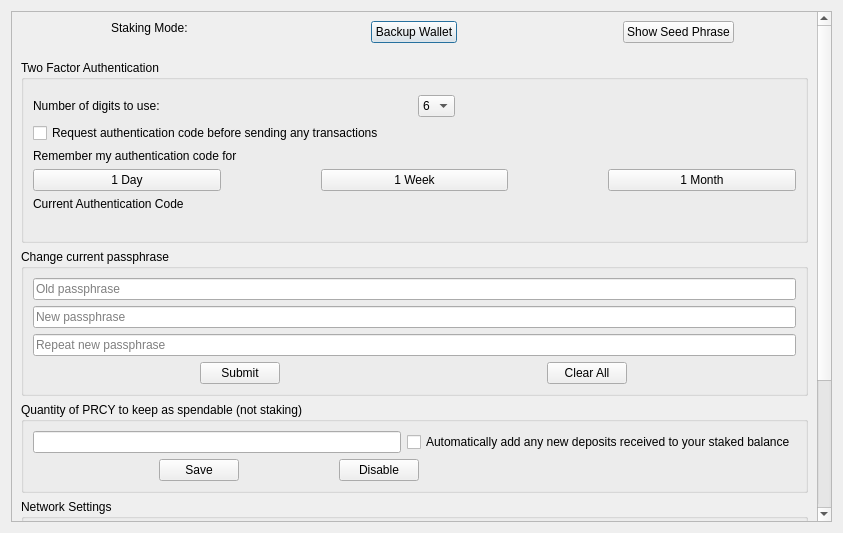
<?xml version="1.0" encoding="UTF-8"?>
<ui version="4.0">
 <class>OptionsPage</class>
 <widget class="QDialog" name="OptionsPage">
  <property name="geometry">
   <rect>
    <x>0</x>
    <y>0</y>
    <width>843</width>
    <height>533</height>
   </rect>
  </property>
  <property name="sizePolicy">
   <sizepolicy hsizetype="Preferred" vsizetype="Preferred">
    <horstretch>0</horstretch>
    <verstretch>0</verstretch>
   </sizepolicy>
  </property>
  <property name="acceptDrops">
   <bool>false</bool>
  </property>
  <property name="sizeGripEnabled">
   <bool>false</bool>
  </property>
  <layout class="QVBoxLayout" name="verticalLayout_2">
   <item>
    <widget class="QScrollArea" name="scrollArea">
     <property name="widgetResizable">
      <bool>true</bool>
     </property>
     <widget class="QWidget" name="scrollAreaWidgetContents">
      <property name="geometry">
       <rect>
        <x>0</x>
        <y>0</y>
        <width>806</width>
        <height>588</height>
       </rect>
      </property>
      <layout class="QVBoxLayout" name="verticalLayout">
       <item>
        <layout class="QHBoxLayout" name="hlLayout_9">
         <item>
          <layout class="QVBoxLayout" name="stakingLayout">
           <property name="leftMargin">
            <number>0</number>
           </property>
           <item alignment="Qt::AlignHCenter">
            <widget class="QLabel" name="labelStaking">
             <property name="sizePolicy">
              <sizepolicy hsizetype="Preferred" vsizetype="Maximum">
               <horstretch>0</horstretch>
               <verstretch>0</verstretch>
              </sizepolicy>
             </property>
             <property name="text">
              <string>Staking Mode:</string>
             </property>
            </widget>
           </item>
           <item alignment="Qt::AlignHCenter">
            <widget class="ToggleButton" name="toggleStaking" native="true">
             <property name="sizePolicy">
              <sizepolicy hsizetype="Preferred" vsizetype="Maximum">
               <horstretch>0</horstretch>
               <verstretch>0</verstretch>
              </sizepolicy>
             </property>
             <property name="toolTip">
              <string>Turn staking on or off</string>
             </property>
             <property name="layoutDirection">
              <enum>Qt::LeftToRight</enum>
             </property>
             <property name="OptionA">
              <string>On</string>
             </property>
             <property name="OptionB">
              <string>Off</string>
             </property>
             <property name="fixedSize" stdset="0">
              <size>
               <width>100</width>
               <height>55</height>
              </size>
             </property>
            </widget>
           </item>
          </layout>
         </item>
         <item>
          <layout class="QVBoxLayout" name="backupWalletLayout">
           <item alignment="Qt::AlignHCenter">
            <widget class="QPushButton" name="pushButtonBackup">
             <property name="sizePolicy">
              <sizepolicy hsizetype="Maximum" vsizetype="Fixed">
               <horstretch>0</horstretch>
               <verstretch>0</verstretch>
              </sizepolicy>
             </property>
             <property name="layoutDirection">
              <enum>Qt::RightToLeft</enum>
             </property>
             <property name="text">
              <string>Backup Wallet</string>
             </property>
            </widget>
           </item>
          </layout>
         </item>
         <item>
          <layout class="QVBoxLayout" name="shwoPhraseLayout">
           <item alignment="Qt::AlignHCenter">
            <widget class="QPushButton" name="pushButtonRecovery">
             <property name="enabled">
              <bool>true</bool>
             </property>
             <property name="sizePolicy">
              <sizepolicy hsizetype="Maximum" vsizetype="Fixed">
               <horstretch>0</horstretch>
               <verstretch>0</verstretch>
              </sizepolicy>
             </property>
             <property name="text">
              <string>Show Seed Phrase</string>
             </property>
            </widget>
           </item>
          </layout>
         </item>
        </layout>
       </item>
       <item>
        <widget class="QLabel" name="line_1">
         <property name="minimumSize">
          <size>
           <width>0</width>
           <height>0</height>
          </size>
         </property>
         <property name="maximumSize">
          <size>
           <width>16777215</width>
           <height>5</height>
          </size>
         </property>
         <property name="text">
          <string/>
         </property>
        </widget>
       </item>
       <item>
        <widget class="QGroupBox" name="twoFAgroupBox">
         <property name="title">
          <string>Two Factor Authentication</string>
         </property>
         <layout class="QVBoxLayout" name="verticalLayout_3">
          <item>
           <layout class="QVBoxLayout" name="twoFALayout">
            <item>
             <widget class="ToggleButton" name="toggle2FA" native="true">
              <property name="sizePolicy">
               <sizepolicy hsizetype="Preferred" vsizetype="Maximum">
                <horstretch>0</horstretch>
                <verstretch>0</verstretch>
               </sizepolicy>
              </property>
              <property name="OptionA">
               <string>On</string>
              </property>
              <property name="OptionB">
               <string>Off</string>
              </property>
              <property name="fixedSize" stdset="0">
               <size>
                <width>100</width>
                <height>55</height>
               </size>
              </property>
             </widget>
            </item>
            <item>
             <layout class="QHBoxLayout" name="horizontalLayout_8">
              <item>
               <widget class="QLabel" name="twoFADigits">
                <property name="text">
                 <string>Number of digits to use:</string>
                </property>
               </widget>
              </item>
              <item alignment="Qt::AlignLeft">
               <widget class="QComboBox" name="comboBox">
                <property name="maxVisibleItems">
                 <number>2</number>
                </property>
                <item>
                 <property name="text">
                  <string>6</string>
                 </property>
                </item>
                <item>
                 <property name="text">
                  <string>8</string>
                 </property>
                </item>
               </widget>
              </item>
             </layout>
            </item>
            <item>
             <widget class="QCheckBox" name="alwaysRequest2FA">
              <property name="text">
               <string>Request authentication code before sending any transactions</string>
              </property>
             </widget>
            </item>
            <item>
             <widget class="QLabel" name="label_3">
              <property name="text">
               <string>Remember my authentication code for</string>
              </property>
             </widget>
            </item>
            <item>
             <layout class="QHBoxLayout" name="horizontalLayout">
              <property name="spacing">
               <number>100</number>
              </property>
              <property name="leftMargin">
               <number>0</number>
              </property>
              <item>
               <widget class="QPushButton" name="btn_day">
                <property name="text">
                 <string>1 Day</string>
                </property>
               </widget>
              </item>
              <item>
               <widget class="QPushButton" name="btn_week">
                <property name="text">
                 <string>1 Week</string>
                </property>
               </widget>
              </item>
              <item>
               <widget class="QPushButton" name="btn_month">
                <property name="text">
                 <string>1 Month</string>
                </property>
               </widget>
              </item>
             </layout>
            </item>
            <item>
             <widget class="QLabel" name="lblAuthCode">
              <property name="text">
               <string>Current Authentication Code</string>
              </property>
             </widget>
            </item>
            <item>
             <layout class="QHBoxLayout" name="horizontalLayout_2" stretch="1,1,1,1,1,1">
              <item>
               <widget class="QLabel" name="code_1">
                <property name="text">
                 <string/>
                </property>
                <property name="alignment">
                 <set>Qt::AlignCenter</set>
                </property>
               </widget>
              </item>
              <item>
               <widget class="QLabel" name="code_2">
                <property name="text">
                 <string/>
                </property>
                <property name="alignment">
                 <set>Qt::AlignCenter</set>
                </property>
               </widget>
              </item>
              <item>
               <widget class="QLabel" name="code_3">
                <property name="text">
                 <string/>
                </property>
                <property name="alignment">
                 <set>Qt::AlignCenter</set>
                </property>
               </widget>
              </item>
              <item>
               <widget class="QLabel" name="code_4">
                <property name="text">
                 <string/>
                </property>
                <property name="alignment">
                 <set>Qt::AlignCenter</set>
                </property>
               </widget>
              </item>
              <item>
               <widget class="QLabel" name="code_5">
                <property name="text">
                 <string/>
                </property>
                <property name="alignment">
                 <set>Qt::AlignCenter</set>
                </property>
               </widget>
              </item>
              <item>
               <widget class="QLabel" name="code_6">
                <property name="text">
                 <string/>
                </property>
                <property name="alignment">
                 <set>Qt::AlignCenter</set>
                </property>
               </widget>
              </item>
             </layout>
            </item>
           </layout>
          </item>
         </layout>
        </widget>
       </item>
       <item>
        <widget class="QGroupBox" name="passphrasegroupBox">
         <property name="title">
          <string>Change current passphrase</string>
         </property>
         <layout class="QVBoxLayout" name="verticalLayout_5">
          <item>
           <layout class="QVBoxLayout" name="changePassphraseLayout">
            <item>
             <widget class="QLineEdit" name="lineEditOldPass">
              <property name="echoMode">
               <enum>QLineEdit::Password</enum>
              </property>
              <property name="placeholderText">
               <string>Old passphrase</string>
              </property>
             </widget>
            </item>
            <item>
             <widget class="QLineEdit" name="lineEditNewPass">
              <property name="echoMode">
               <enum>QLineEdit::Password</enum>
              </property>
              <property name="placeholderText">
               <string>New passphrase</string>
              </property>
             </widget>
            </item>
            <item>
             <widget class="QLineEdit" name="lineEditNewPassRepeat">
              <property name="echoMode">
               <enum>QLineEdit::Password</enum>
              </property>
              <property name="placeholderText">
               <string>Repeat new passphrase</string>
              </property>
             </widget>
            </item>
            <item>
             <layout class="QHBoxLayout" name="horizontalLayout_5">
              <property name="spacing">
               <number>100</number>
              </property>
              <property name="leftMargin">
               <number>0</number>
              </property>
              <item>
               <widget class="QPushButton" name="pushButtonPassword">
                <property name="sizePolicy">
                 <sizepolicy hsizetype="Maximum" vsizetype="Maximum">
                  <horstretch>0</horstretch>
                  <verstretch>0</verstretch>
                 </sizepolicy>
                </property>
                <property name="text">
                 <string>Submit</string>
                </property>
               </widget>
              </item>
              <item>
               <widget class="QPushButton" name="pushButtonPasswordClear">
                <property name="sizePolicy">
                 <sizepolicy hsizetype="Maximum" vsizetype="Maximum">
                  <horstretch>0</horstretch>
                  <verstretch>0</verstretch>
                 </sizepolicy>
                </property>
                <property name="text">
                 <string>Clear All</string>
                </property>
               </widget>
              </item>
             </layout>
            </item>
           </layout>
          </item>
         </layout>
        </widget>
       </item>
       <item>
        <widget class="QGroupBox" name="reservegroupBox">
         <property name="title">
          <string>Quantity of PRCY to keep as spendable (not staking)</string>
         </property>
         <layout class="QVBoxLayout" name="verticalLayout_6">
          <item>
           <layout class="QVBoxLayout" name="reserveLayout">
            <property name="sizeConstraint">
             <enum>QLayout::SetDefaultConstraint</enum>
            </property>
            <item>
             <layout class="QHBoxLayout" name="horizontalLayout_6">
              <item>
               <widget class="QLineEdit" name="lineEditWithhold"/>
              </item>
              <item>
               <widget class="QCheckBox" name="addNewFunds">
                <property name="toolTip">
                 <string>Enabling this will incur a minimum 1 PRCY fee each time you receive a new deposit that needs to be consolidated for staking.</string>
                </property>
                <property name="text">
                 <string>Automatically add any new deposits received to your staked balance</string>
                </property>
               </widget>
              </item>
             </layout>
            </item>
            <item>
             <layout class="QHBoxLayout" name="horizontalLayout_4">
              <property name="spacing">
               <number>100</number>
              </property>
              <property name="leftMargin">
               <number>0</number>
              </property>
              <item>
               <spacer name="horizontalSpacer_3">
                <property name="orientation">
                 <enum>Qt::Horizontal</enum>
                </property>
                <property name="sizeHint" stdset="0">
                 <size>
                  <width>40</width>
                  <height>20</height>
                 </size>
                </property>
               </spacer>
              </item>
              <item>
               <widget class="QPushButton" name="pushButtonSave">
                <property name="enabled">
                 <bool>true</bool>
                </property>
                <property name="sizePolicy">
                 <sizepolicy hsizetype="Maximum" vsizetype="Maximum">
                  <horstretch>0</horstretch>
                  <verstretch>0</verstretch>
                 </sizepolicy>
                </property>
                <property name="text">
                 <string>Save</string>
                </property>
               </widget>
              </item>
              <item>
               <widget class="QPushButton" name="pushButtonDisable">
                <property name="text">
                 <string>Disable</string>
                </property>
               </widget>
              </item>
              <item>
               <spacer name="horizontalSpacer_4">
                <property name="orientation">
                 <enum>Qt::Horizontal</enum>
                </property>
                <property name="sizeHint" stdset="0">
                 <size>
                  <width>40</width>
                  <height>20</height>
                 </size>
                </property>
               </spacer>
              </item>
              <item>
               <spacer name="horizontalSpacer">
                <property name="orientation">
                 <enum>Qt::Horizontal</enum>
                </property>
                <property name="sizeHint" stdset="0">
                 <size>
                  <width>40</width>
                  <height>20</height>
                 </size>
                </property>
               </spacer>
              </item>
              <item>
               <spacer name="horizontalSpacer_2">
                <property name="orientation">
                 <enum>Qt::Horizontal</enum>
                </property>
                <property name="sizeHint" stdset="0">
                 <size>
                  <width>40</width>
                  <height>20</height>
                 </size>
                </property>
               </spacer>
              </item>
             </layout>
            </item>
           </layout>
          </item>
         </layout>
        </widget>
       </item>
       <item>
        <widget class="QGroupBox" name="networkgroupBox">
         <property name="title">
          <string>Network Settings</string>
         </property>
         <layout class="QVBoxLayout" name="verticalLayout_4">
          <item>
           <widget class="QCheckBox" name="mapPortUpnp">
            <property name="toolTip">
             <string>Automatically open the PRCY client port on the router. This only works when your router supports UPnP and it is enabled.</string>
            </property>
            <property name="text">
             <string>Map port using &amp;UPnP</string>
            </property>
           </widget>
          </item>
         </layout>
        </widget>
       </item>
       <item>
        <widget class="QGroupBox" name="windowSettingsgroupBox">
         <property name="title">
          <string>Window Settings</string>
         </property>
         <layout class="QHBoxLayout" name="horizontalLayout_3">
          <item>
           <widget class="QCheckBox" name="minimizeToTray">
            <property name="text">
             <string>&amp;Minimize to the tray instead of the taskbar</string>
            </property>
           </widget>
          </item>
          <item>
           <widget class="QCheckBox" name="minimizeOnClose">
            <property name="text">
             <string>M&amp;inimize on close</string>
            </property>
           </widget>
          </item>
         </layout>
        </widget>
       </item>
       <item>
        <widget class="QGroupBox" name="privacygroupBox">
         <property name="title">
          <string>Privacy Settings</string>
         </property>
         <layout class="QHBoxLayout" name="horizontalLayout_7">
          <item>
           <widget class="QCheckBox" name="hideBalanceStaking">
            <property name="text">
             <string>Hide Balance when unlocked for Staking</string>
            </property>
           </widget>
          </item>
          <item>
           <widget class="QCheckBox" name="lockSendStaking">
            <property name="text">
             <string>Lock &quot;Send&quot; tab when unlocked for Staking</string>
            </property>
           </widget>
          </item>
         </layout>
        </widget>
       </item>
      </layout>
     </widget>
    </widget>
   </item>
  </layout>
 </widget>
 <customwidgets>
  <customwidget>
   <class>ToggleButton</class>
   <extends>QWidget</extends>
   <header>togglebutton.h</header>
  </customwidget>
 </customwidgets>
 <resources/>
 <connections/>
</ui>
